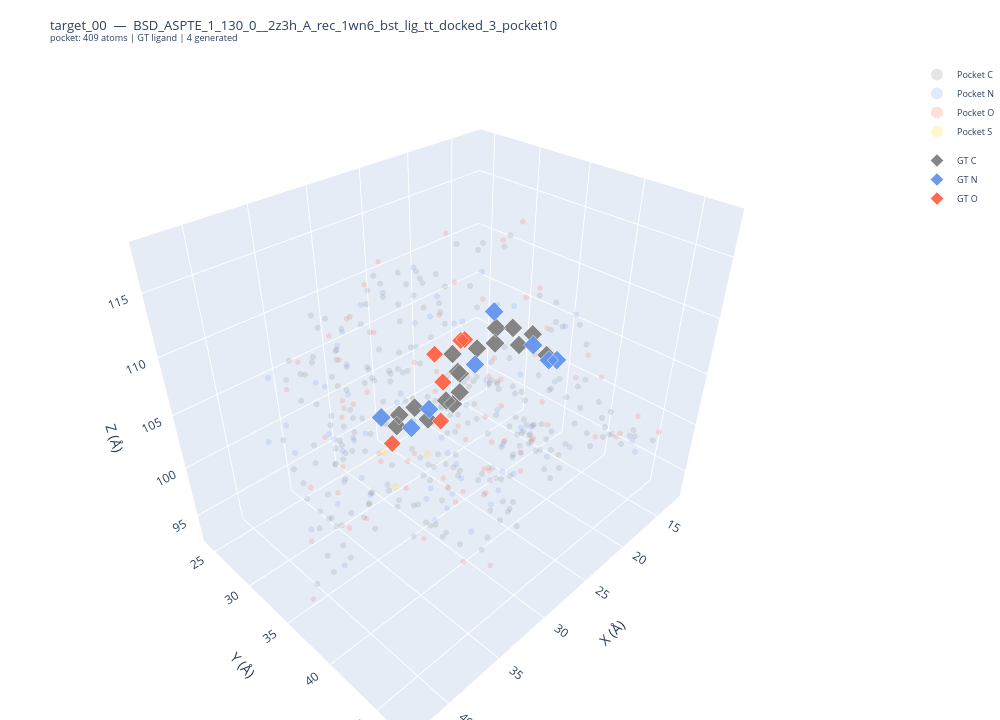

The cell this chart's notebook holds for it:
### Markdown cell above
## 3. Interactive 3D viewer

Pocket (translucent grey) + GT ligand (large, outlined) + generated ligands (one trace per molecule).

### Code cell
palette = px.colors.qualitative.Plotly + px.colors.qualitative.Safe
traces = []

# Pocket — semi-transparent
for elem in sorted(set(poc_elems)):
    mask = [i for i, e in enumerate(poc_elems) if e == elem]
    xyz  = poc_coords[mask]
    traces.append(go.Scatter3d(
        x=xyz[:, 0], y=xyz[:, 1], z=xyz[:, 2],
        mode="markers",
        marker=dict(size=ELEM_SIZE.get(elem, 3),
                    color=ELEM_COLOR.get(elem, "white"), opacity=0.20),
        name=f"Pocket {elem}", legendgroup="pocket",
    ))

# GT ligand — diamonds, white outline
if gt_mol is not None:
    gt_xyz, gt_elems = mol_coords(gt_mol), mol_elems(gt_mol)
    for elem in sorted(set(gt_elems)):
        mask = [i for i, e in enumerate(gt_elems) if e == elem]
        xyz  = gt_xyz[mask]
        traces.append(go.Scatter3d(
            x=xyz[:, 0], y=xyz[:, 1], z=xyz[:, 2],
            mode="markers",
            marker=dict(size=ELEM_SIZE.get(elem, 3.5) * 1.8,
                        color=ELEM_COLOR.get(elem, "purple"),
                        opacity=0.95, symbol="diamond",
                        line=dict(width=1.5, color="white")),
            name=f"GT {elem}", legendgroup="gt",
        ))

# Generated ligands — one trace per molecule, distinct colours
for i, mol in enumerate(gen_mols):
    xyz, elems = mol_coords(mol), mol_elems(mol)
    color = palette[i % len(palette)]
    smi   = Chem.MolToSmiles(mol)
    traces.append(go.Scatter3d(
        x=xyz[:, 0], y=xyz[:, 1], z=xyz[:, 2],
        mode="markers",
        marker=dict(size=6, color=color, opacity=0.85,
                    line=dict(width=0.6, color="white")),
        name=f"Gen {i}: {smi[:34]}{'…' if len(smi) > 34 else ''}",
        legendgroup=f"gen_{i}",
        text=elems,
        hovertemplate="%{text}<br>(%{x:.2f}, %{y:.2f}, %{z:.2f})<extra>Gen %{fullData.name}</extra>",
    ))

fig = go.Figure(traces)
fig.update_layout(
    title=f"{td.name}  —  pocket {len(poc_coords)} atoms · GT · {len(gen_mols)} generated",
    scene=dict(xaxis_title="X (\u00c5)", yaxis_title="Y (\u00c5)",
               zaxis_title="Z (\u00c5)", aspectmode="data"),
    width=900, height=650,
    legend=dict(itemsizing="constant", groupclick="toggleitem"),
    margin=dict(l=0, r=0, t=50, b=0),
)
fig.show()

### Figure 1 — Plotly figure (JSON) as saved in the notebook; plotly's stock layout.template omitted (floating-point values rounded to 4 significant figures; data arrays with more than 128 entries replaced by an {"elided": "..."} marker saying what was removed)
{"data": [{"legendgroup": "pocket", "marker": {"color": "gray", "opacity": 0.18, "size": 3.5}, "mode": "markers", "name": "Pocket C", "showlegend": true, "type": "scatter3d", "x": {"elided": "261 float values"}, "y": {"elided": "261 float values"}, "z": {"elided": "261 float values"}}, {"legendgroup": "pocket", "marker": {"color": "cornflowerblue", "opacity": 0.18, "size": 3.5}, "mode": "markers", "name": "Pocket N", "showlegend": true, "type": "scatter3d", "x": [19.98, 24.94, 27.54, 30.84, 30.34, 28.19, 25.19, 25.57, 22.67, 23.4, 26.17, 28.78, 30.41, 33.16, 36.78, 31.62, 28.38, 24.13, 30.15, 27.18, 26.78, 27.01, 34.9, 35.39, 36.09, 33.5, 33.5, 33.55, 28.85, 26.05, 22.57, 24.69, 19.34, 22.25, 32.36, 29.0, 27.47, 27.57, 20.43, 25.07, 25.48, 21.1, 18.43, 16.66, 20.98, 22.35, 34.16, 31.41, 33.75, 33.26, 33.78, 32.09, 39.78, 42.75, 33.0, 36.16, 37.04, 36.9, 37.95, 30.85, 29.74, 36.15, 35.67, 38.38, 26.88, 32.69, 18.92, 18.12, 14.02, 15.6], "y": [40.08, 40.23, 39.28, 40.52, 44.51, 41.65, 38.43, 41.21, 39.81, 37.7, 39.71, 38.14, 39.2, 39.35, 36.99, 36.51, 37.7, 38.65, 34.87, 34.02, 35.32, 33.05, 33.02, 30.85, 31.75, 31.22, 32.74, 26.95, 27.25, 30.32, 30.57, 31.8, 39.76, 35.62, 30.23, 34.36, 35.28, 35.99, 28.56, 28.65, 27.07, 37.82, 38.52, 39.56, 41.75, 41.44, 37.7, 27.26, 41.63, 39.87, 45.61, 42.37, 38.29, 38.45, 28.83, 31.98, 28.27, 27.33, 26.16, 24.76, 25.79, 24.42, 33.89, 35.28, 38.02, 34.62, 35.8, 26.3, 44.4, 44.82], "z": [106.6, 107.7, 108.0, 108.2, 104.2, 103.9, 103.7, 101.4, 101.5, 95.96, 96.94, 98.88, 101.9, 101.4, 107.1, 111.4, 112.5, 112.4, 116.2, 112.5, 110.7, 110.4, 109.9, 107.2, 103.7, 101.4, 96.69, 104.7, 109.8, 108.3, 98.3, 96.98, 109.2, 94.41, 96.2, 94.36, 92.89, 95.07, 96.26, 97.28, 98.68, 99.03, 95.12, 95.76, 111.7, 106.4, 109.4, 107.3, 106.4, 98.68, 104.5, 98.51, 105.5, 103.5, 98.64, 97.01, 100.5, 102.5, 100.9, 96.3, 101.1, 105.2, 113.1, 94.37, 115.8, 115.2, 97.09, 94.93, 96.53, 98.86]}, {"legendgroup": "pocket", "marker": {"color": "tomato", "opacity": 0.18, "size": 3.2}, "mode": "markers", "name": "Pocket O", "showlegend": true, "type": "scatter3d", "x": [22.65, 17.33, 17.9, 27.06, 24.6, 29.31, 33.43, 28.34, 25.56, 26.24, 23.75, 20.14, 19.78, 25.61, 27.27, 30.5, 32.92, 35.27, 33.05, 34.52, 35.54, 30.3, 27.68, 25.47, 32.41, 35.57, 34.17, 37.2, 35.23, 34.38, 36.71, 30.75, 27.27, 26.88, 23.86, 25.64, 26.39, 20.41, 18.9, 16.74, 25.2, 34.08, 21.82, 21.18, 21.48, 20.05, 24.06, 20.43, 31.61, 30.93, 35.61, 36.18, 33.28, 32.12, 33.55, 37.25, 41.31, 34.42, 38.89, 28.01, 31.44, 34.42, 35.07, 41.8, 27.48, 22.42, 22.04, 33.59, 19.9, 20.23, 17.75, 13.86, 12.43, 14.07, 16.17], "y": [40.67, 42.21, 40.23, 38.33, 37.39, 40.88, 39.83, 43.53, 42.3, 39.67, 39.84, 39.54, 32.58, 37.64, 39.63, 39.98, 41.61, 40.82, 36.87, 35.45, 35.9, 37.43, 36.22, 36.87, 32.41, 33.08, 31.22, 28.65, 29.9, 30.61, 34.01, 26.42, 31.48, 27.27, 33.85, 32.95, 30.15, 37.88, 35.48, 35.09, 37.54, 32.75, 30.99, 35.93, 39.69, 42.54, 41.91, 46.1, 38.47, 28.11, 43.52, 40.18, 42.77, 43.83, 45.56, 39.01, 36.72, 29.64, 31.91, 24.08, 27.02, 26.18, 31.54, 35.83, 35.23, 35.9, 37.28, 34.57, 33.35, 26.41, 32.28, 44.02, 41.8, 40.35, 47.27], "z": [104.3, 104.8, 104.0, 110.0, 107.6, 106.6, 107.7, 102.7, 103.3, 105.3, 99.48, 100.1, 101.4, 97.57, 99.64, 99.81, 101.4, 99.0, 102.4, 103.2, 109.3, 113.7, 114.7, 112.7, 114.8, 107.2, 104.8, 106.7, 101.9, 98.85, 96.19, 105.3, 105.7, 112.8, 97.46, 93.67, 95.24, 106.3, 109.8, 109.7, 94.62, 94.52, 96.21, 96.99, 109.9, 108.2, 108.9, 102.8, 110.3, 109.8, 105.8, 103.9, 96.63, 105.5, 98.6, 106.2, 105.0, 95.51, 94.84, 98.26, 100.2, 106.7, 111.6, 93.87, 117.9, 115.9, 117.6, 112.5, 94.62, 96.91, 99.92, 100.0, 96.18, 95.92, 101.5]}, {"legendgroup": "pocket", "marker": {"color": "gold", "opacity": 0.18, "size": 4.5}, "mode": "markers", "name": "Pocket S", "showlegend": true, "type": "scatter3d", "x": [29.46, 31.06, 32.93], "y": [35.14, 31.67, 35.18], "z": [99.94, 99.02, 98.77]}, {"legendgroup": "gt", "marker": {"color": "gray", "line": {"color": "white", "width": 1.5}, "opacity": 0.95, "size": 6.3, "symbol": "diamond"}, "mode": "markers", "name": "GT C", "type": "scatter3d", "x": [27.39, 26.34, 25.1, 24.87, 25.84, 29.84, 31.41, 30.26, 29.04, 25.94, 22.54, 21.18, 20.06, 18.65, 18.57, 16.12, 16.99], "y": [35.09, 34.8, 34.32, 34.07, 34.8, 35.64, 33.86, 32.86, 33.29, 34.31, 33.71, 34.4, 33.48, 34.07, 34.73, 34.2, 36.48], "z": [104.0, 103.0, 103.3, 104.8, 105.8, 103.8, 103.1, 103.0, 103.3, 107.2, 105.9, 106.1, 106.7, 106.4, 105.0, 104.7, 104.0]}, {"legendgroup": "gt", "marker": {"color": "cornflowerblue", "line": {"color": "white", "width": 1.5}, "opacity": 0.95, "size": 6.3, "symbol": "diamond"}, "mode": "markers", "name": "GT N", "type": "scatter3d", "x": [28.78, 31.16, 32.37, 23.49, 20.1, 17.22, 17.96, 16.02], "y": [34.64, 35.23, 33.26, 34.42, 33.24, 35.16, 37.46, 36.85], "z": [103.7, 103.5, 104.1, 105.2, 108.1, 104.6, 104.4, 103.3]}, {"legendgroup": "gt", "marker": {"color": "tomato", "line": {"color": "white", "width": 1.5}, "opacity": 0.95, "size": 5.76, "symbol": "diamond"}, "mode": "markers", "name": "GT O", "type": "scatter3d", "x": [27.14, 29.63, 32.07, 25.2, 27.12, 22.81], "y": [34.49, 36.79, 34.03, 34.46, 33.59, 32.59], "z": [105.3, 104.2, 101.8, 108.2, 107.4, 106.4]}], "layout": {"height": 720, "legend": {"font": {"size": 9}, "groupclick": "toggleitem", "itemsizing": "constant"}, "margin": {"b": 0, "l": 0, "r": 0, "t": 60}, "scene": {"aspectmode": "data", "xaxis": {"title": {"text": "X (Å)"}}, "yaxis": {"title": {"text": "Y (Å)"}}, "zaxis": {"title": {"text": "Z (Å)"}}}, "title": {"font": {"size": 13}, "text": "target_00  —  BSD_ASPTE_1_130_0__2z3h_A_rec_1wn6_bst_lig_tt_docked_3_pocket10<br><sup>pocket: 409 atoms | GT ligand | 4 generated</sup>"}, "width": 1000}}
